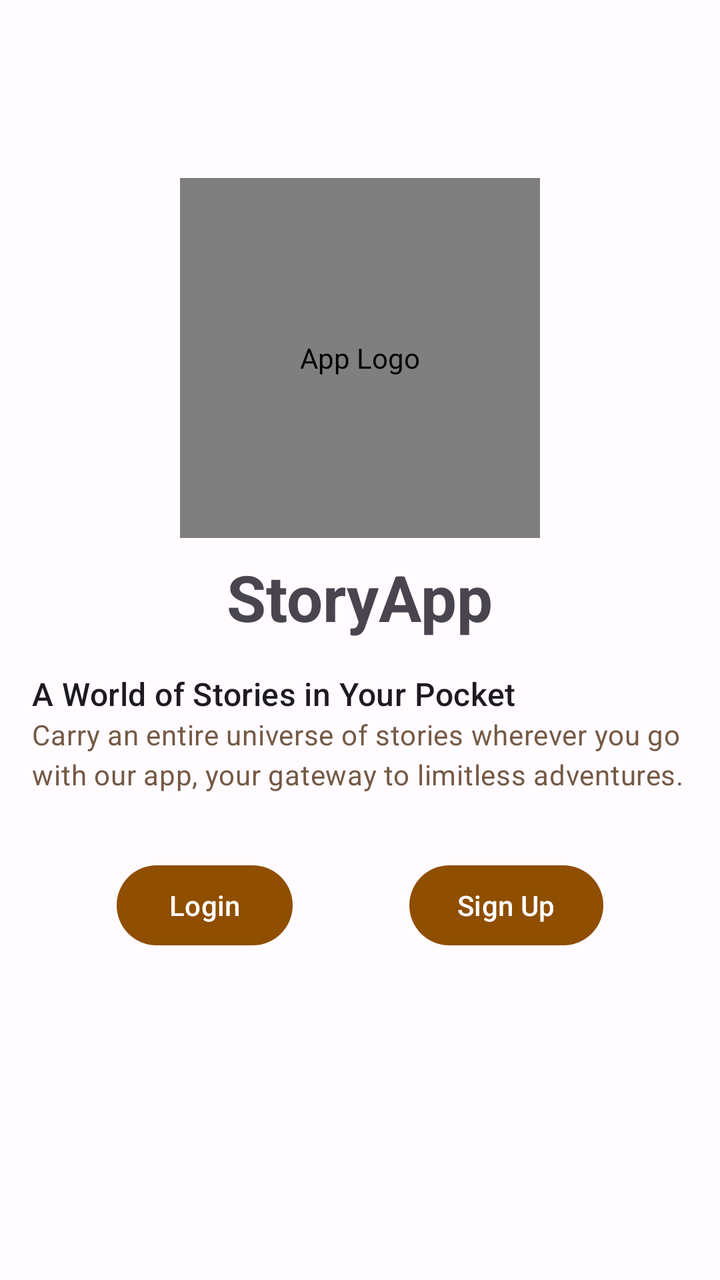
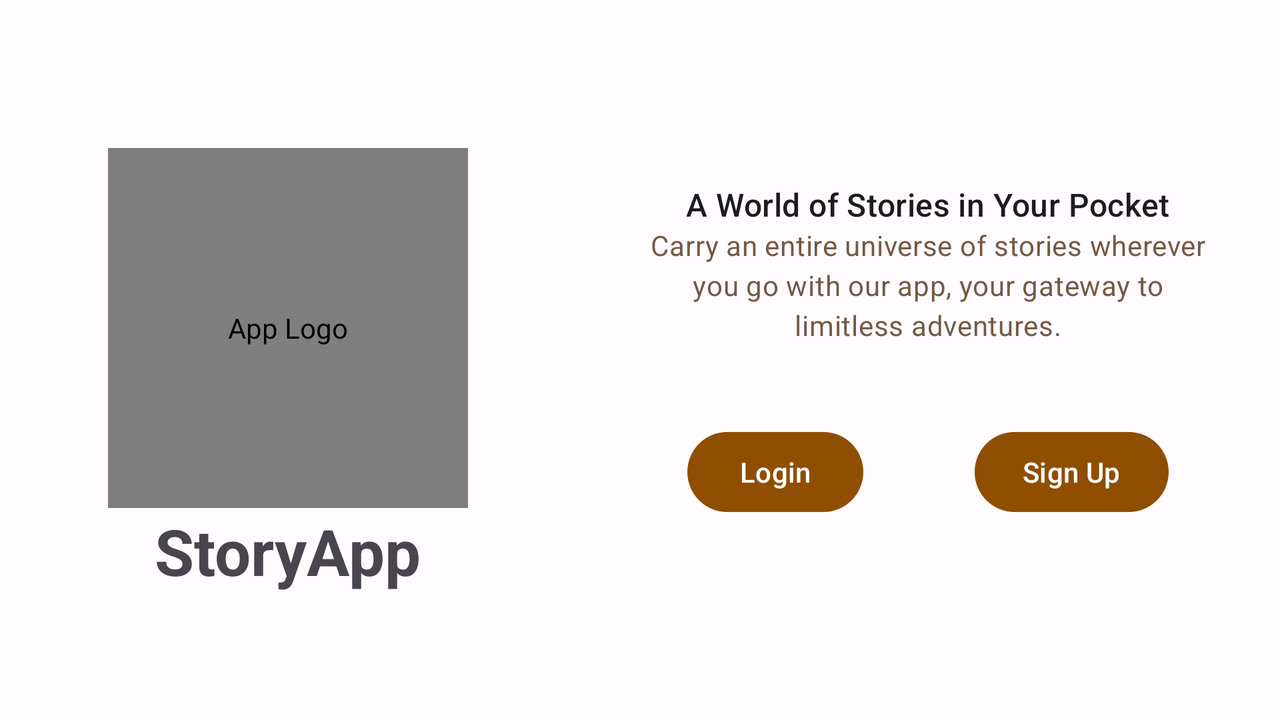

Compare how this app lays out the same screen by default and in its alternative resource folder. The renders come first, then the two layout files and the values they reference.
<!-- AndroidManifest.xml: application theme Theme.StoryApp -->
<!-- res/layout/fragment_welcome.xml -->
<?xml version="1.0" encoding="utf-8"?>
<androidx.constraintlayout.widget.ConstraintLayout xmlns:android="http://schemas.android.com/apk/res/android"
    xmlns:app="http://schemas.android.com/apk/res-auto"
    xmlns:tools="http://schemas.android.com/tools"
    android:layout_width="match_parent"
    android:layout_height="match_parent"
    tools:context=".ui.welcome.WelcomeFragment">


    <de.hdodenhof.circleimageview.CircleImageView
        android:id="@+id/app_logo"
        android:layout_width="180dp"
        android:layout_height="180dp"
        android:src="@drawable/logo"
        android:layout_marginBottom="8dp"
        android:contentDescription="@string/app_logo"
        app:civ_border_color="@color/md_theme_light_primary"
        app:civ_border_width="1dp"
        app:layout_constraintBottom_toTopOf="@+id/app_name"
        app:layout_constraintEnd_toEndOf="parent"
        app:layout_constraintStart_toStartOf="parent"
        android:alpha="0"
        tools:alpha="100"/>

    <TextView
        android:id="@+id/app_name"
        android:textAppearance="@style/TextAppearance.Material3.HeadlineLarge"
        android:layout_width="wrap_content"
        android:layout_height="wrap_content"
        android:text="@string/app_name"
        android:textStyle="bold"
        app:layout_constraintBottom_toTopOf="@+id/guideline"
        app:layout_constraintEnd_toEndOf="parent"
        app:layout_constraintStart_toStartOf="parent"
        android:alpha="0"
        tools:alpha="100"/>

    <TextView
        android:id="@+id/tagline"
        android:textAppearance="@style/TextAppearance.Material3.TitleMedium"
        android:layout_width="wrap_content"
        android:layout_height="wrap_content"
        android:text="@string/tagline"
        android:layout_marginTop="16dp"
        android:layout_marginStart="16dp"
        app:layout_constraintTop_toBottomOf="@id/guideline"
        app:layout_constraintStart_toStartOf="parent"
        android:alpha="0"
        tools:alpha="100"/>

    <TextView
        android:id="@+id/desc_tagline"
        android:layout_width="match_parent"
        android:layout_height="wrap_content"
        android:layout_marginHorizontal="16dp"
        android:text="@string/desc_tagline"
        android:textAppearance="@style/TextAppearance.Material3.BodyMedium"
        android:textColor="@color/md_theme_light_secondary"
        app:layout_constraintStart_toStartOf="parent"
        app:layout_constraintTop_toBottomOf="@id/tagline"
        android:alpha="0"
        tools:alpha="100"/>

    <Button
        android:id="@+id/btn_login"
        android:layout_width="wrap_content"
        android:layout_height="wrap_content"
        android:text="@string/login"
        android:layout_marginTop="32dp"
        app:layout_constraintTop_toBottomOf="@id/desc_tagline"
        app:layout_constraintEnd_toStartOf="@id/btn_register"
        app:layout_constraintStart_toStartOf="parent"
        android:alpha="0"
        tools:alpha="100"/>

    <Button
        android:id="@+id/btn_register"
        android:layout_width="wrap_content"
        android:layout_height="wrap_content"
        android:text="@string/signup"
        android:layout_marginTop="32dp"
        app:layout_constraintTop_toBottomOf="@id/desc_tagline"
        app:layout_constraintEnd_toEndOf="parent"
        app:layout_constraintStart_toEndOf="@id/btn_login"
        android:alpha="0"
        tools:alpha="100"/>

    <androidx.constraintlayout.widget.Guideline
        android:id="@+id/guideline"
        android:layout_width="wrap_content"
        android:layout_height="wrap_content"
        android:orientation="horizontal"
        app:layout_constraintGuide_percent="0.5" />

</androidx.constraintlayout.widget.ConstraintLayout>
<!-- resources referenced by this layout -->
<resources>
  <color name="md_theme_light_primary">#8F4E00</color>
  <color name="md_theme_light_secondary">#745944</color>
  <string name="app_logo">App Logo</string>
  <string name="app_name">StoryApp</string>
  <string name="desc_tagline">Carry an entire universe of stories wherever you go with our app, your gateway to limitless adventures.</string>
  <string name="login">Login</string>
  <string name="signup">Sign Up</string>
  <string name="tagline">A World of Stories in Your Pocket</string>
  <style name="Theme.StoryApp" parent="Base.Theme.StoryApp" />
  <color name="md_theme_light_onPrimary">#FFFFFF</color>
  <color name="md_theme_light_primaryContainer">#FFDCC2</color>
  <color name="md_theme_light_onPrimaryContainer">#2E1500</color>
  <color name="md_theme_light_onSecondary">#FFFFFF</color>
  <color name="md_theme_light_secondaryContainer">#FFDCC2</color>
  <color name="md_theme_light_onSecondaryContainer">#2A1707</color>
  <color name="md_theme_light_tertiary">#5B6237</color>
  <color name="md_theme_light_onTertiary">#FFFFFF</color>
  <color name="md_theme_light_tertiaryContainer">#E0E7B1</color>
  <color name="md_theme_light_onTertiaryContainer">#191E00</color>
  <color name="md_theme_light_error">#BA1A1A</color>
  <color name="md_theme_light_errorContainer">#FFDAD6</color>
  <color name="md_theme_light_onError">#FFFFFF</color>
  <color name="md_theme_light_onErrorContainer">#410002</color>
  <color name="md_theme_light_background">#FFFBFF</color>
  <color name="md_theme_light_onBackground">#201B17</color>
  <color name="md_theme_light_outline">#847469</color>
  <color name="md_theme_light_inverseOnSurface">#FAEEE8</color>
  <color name="md_theme_light_inverseSurface">#352F2B</color>
  <color name="md_theme_light_surface">#FFF8F5</color>
  <color name="md_theme_light_onSurface">#201B17</color>
  <color name="md_theme_light_surfaceVariant">#F3DFD1</color>
  <color name="md_theme_light_onSurfaceVariant">#51443B</color>
  <color name="md_theme_light_inversePrimary">#FFB77B</color>
</resources>
<!-- res/layout-land/fragment_welcome.xml (the repository's variant of the layout above) -->
<!-- drawn on the phone turned sideways -->
<?xml version="1.0" encoding="utf-8"?>
<androidx.constraintlayout.widget.ConstraintLayout xmlns:android="http://schemas.android.com/apk/res/android"
    xmlns:app="http://schemas.android.com/apk/res-auto"
    xmlns:tools="http://schemas.android.com/tools"
    android:layout_width="match_parent"
    android:layout_height="match_parent"
    tools:context=".ui.welcome.WelcomeFragment">


    <de.hdodenhof.circleimageview.CircleImageView
        android:id="@+id/app_logo"
        android:layout_width="180dp"
        android:layout_height="180dp"
        android:layout_marginBottom="32dp"
        android:contentDescription="@string/app_logo"
        android:src="@drawable/logo"
        app:civ_border_color="@color/md_theme_light_primary"
        app:civ_border_width="1dp"
        app:layout_constraintBottom_toBottomOf="parent"
        app:layout_constraintEnd_toStartOf="@+id/guideline3"
        app:layout_constraintStart_toStartOf="parent"
        app:layout_constraintTop_toTopOf="parent"
        android:alpha="0"
        tools:alpha="100"/>

    <TextView
        android:id="@+id/app_name"
        android:layout_width="wrap_content"
        android:layout_height="wrap_content"
        android:text="@string/app_name"
        android:textAppearance="@style/TextAppearance.Material3.HeadlineLarge"
        android:textStyle="bold"
        app:layout_constraintEnd_toStartOf="@+id/guideline3"
        app:layout_constraintStart_toStartOf="parent"
        app:layout_constraintTop_toBottomOf="@+id/app_logo"
        android:alpha="0"
        tools:alpha="100"/>

    <TextView
        android:id="@+id/tagline"
        android:layout_width="wrap_content"
        android:layout_height="wrap_content"
        android:text="@string/tagline"
        android:textAppearance="@style/TextAppearance.Material3.TitleMedium"
        app:layout_constraintEnd_toEndOf="parent"
        app:layout_constraintStart_toStartOf="@+id/guideline3"
        app:layout_constraintBottom_toTopOf="@id/desc_tagline"
        android:alpha="0"
        tools:alpha="100"/>

    <TextView
        android:id="@+id/desc_tagline"
        android:layout_width="0dp"
        android:layout_height="wrap_content"
        android:layout_marginHorizontal="32dp"
        android:layout_marginBottom="8dp"
        android:text="@string/desc_tagline"
        android:textAlignment="center"
        android:textAppearance="@style/TextAppearance.Material3.BodyMedium"
        android:textColor="@color/md_theme_light_secondary"
        app:layout_constraintBottom_toTopOf="@id/guideline"
        app:layout_constraintEnd_toEndOf="parent"
        app:layout_constraintStart_toStartOf="@+id/guideline3"
        android:alpha="0"
        tools:alpha="100"/>

    <Button
        android:id="@+id/btn_login"
        android:layout_width="wrap_content"
        android:layout_height="wrap_content"
        android:layout_marginTop="32dp"
        android:text="@string/login"
        app:layout_constraintStart_toStartOf="@id/guideline3"
        app:layout_constraintEnd_toStartOf="@id/btn_register"
        app:layout_constraintTop_toBottomOf="@id/guideline"
        android:alpha="0"
        tools:alpha="100"/>

    <Button
        android:id="@+id/btn_register"
        android:layout_width="wrap_content"
        android:layout_height="wrap_content"
        android:layout_marginTop="32dp"
        android:text="@string/signup"
        app:layout_constraintStart_toEndOf="@id/btn_login"
        app:layout_constraintEnd_toEndOf="parent"
        app:layout_constraintTop_toBottomOf="@id/guideline"
        android:alpha="0"
        tools:alpha="100"/>

    <androidx.constraintlayout.widget.Guideline
        android:id="@+id/guideline3"
        android:layout_width="wrap_content"
        android:layout_height="wrap_content"
        android:orientation="vertical"
        app:layout_constraintGuide_percent="0.45" />

    <androidx.constraintlayout.widget.Guideline
        android:id="@+id/guideline"
        android:layout_width="wrap_content"
        android:layout_height="wrap_content"
        android:orientation="horizontal"
        app:layout_constraintGuide_percent="0.5" />

</androidx.constraintlayout.widget.ConstraintLayout>
